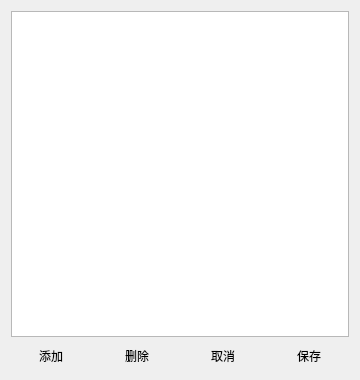
<?xml version="1.0" encoding="UTF-8"?>
<ui version="4.0">
 <class>CourseWidget</class>
 <widget class="QWidget" name="CourseWidget">
  <property name="geometry">
   <rect>
    <x>0</x>
    <y>0</y>
    <width>338</width>
    <height>380</height>
   </rect>
  </property>
  <property name="windowTitle">
   <string>Form</string>
  </property>
  <layout class="QGridLayout" name="gridLayout">
   <item row="0" column="0" colspan="4">
    <widget class="QTableView" name="tableView">
     <property name="showGrid">
      <bool>false</bool>
     </property>
    </widget>
   </item>
   <item row="1" column="0">
    <widget class="QPushButton" name="insertButton">
     <property name="text">
      <string>添加</string>
     </property>
     <property name="flat">
      <bool>true</bool>
     </property>
    </widget>
   </item>
   <item row="1" column="1">
    <widget class="QPushButton" name="deleteButton">
     <property name="text">
      <string>删除</string>
     </property>
     <property name="flat">
      <bool>true</bool>
     </property>
    </widget>
   </item>
   <item row="1" column="2">
    <widget class="QPushButton" name="cancelButton">
     <property name="text">
      <string>取消</string>
     </property>
     <property name="flat">
      <bool>true</bool>
     </property>
    </widget>
   </item>
   <item row="1" column="3">
    <widget class="QPushButton" name="saveButton">
     <property name="text">
      <string>保存</string>
     </property>
     <property name="flat">
      <bool>true</bool>
     </property>
    </widget>
   </item>
  </layout>
 </widget>
 <resources/>
 <connections/>
</ui>
